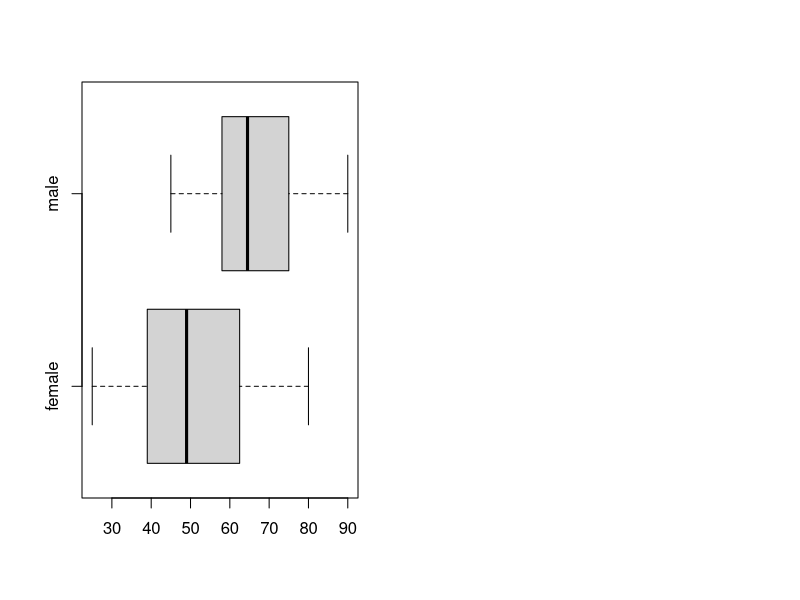

Generate this figure with R:
#source('D:/OneDrive/study/R/stat_by_R/03/Boxplot_excercise.R')
cat("\014")

# set plot for 1 row 2 columns
par(mfrow=c(1,2))

male=c(62, 75, 58, 45, 60, 86, 75, 90, 67, 45)
female=c(50, 25, 40, 38, 75, 49, 50, 44, 80, 30, 33, 46, 57, 68, 74)

#1 find mean
male_mean<-mean(male)
female_mean<-mean(female)
cat(sprintf("mean male=\"%0.2f\" female=\"%0.2f\"\n", male_mean, female_mean))

#2 find median
male_median<-median(male)
female_median<-median(female)
cat(sprintf("median male=%0.2f female=%0.2f\n", male_median, female_median))

#3 quatile 1, 3
male_q1<-quantile(male,0.25,na.rm = TRUE)
male_q3<-quantile(male,0.75,na.rm = TRUE)
female_q1<-quantile(female,0.25,na.rm = TRUE)
female_q3<-quantile(female,0.75,na.rm = TRUE)
cat(sprintf("q1 male=%0.2f female=%0.2f\n", male_q1, female_q1))
cat(sprintf("q3 male=%0.2f female=%0.2f\n", male_q3, female_q3))

boxplot(female, male, names = c("female", "male"),horizontal = TRUE)


male_s <- sd(male)
female_s <- sd(female)
male_cv<-(male_s/male_mean)*100
female_cv<-(female_s/female_mean)*100

cat(sprintf("cv male=%0.2f female=%0.2f\n", male_cv, female_cv))
